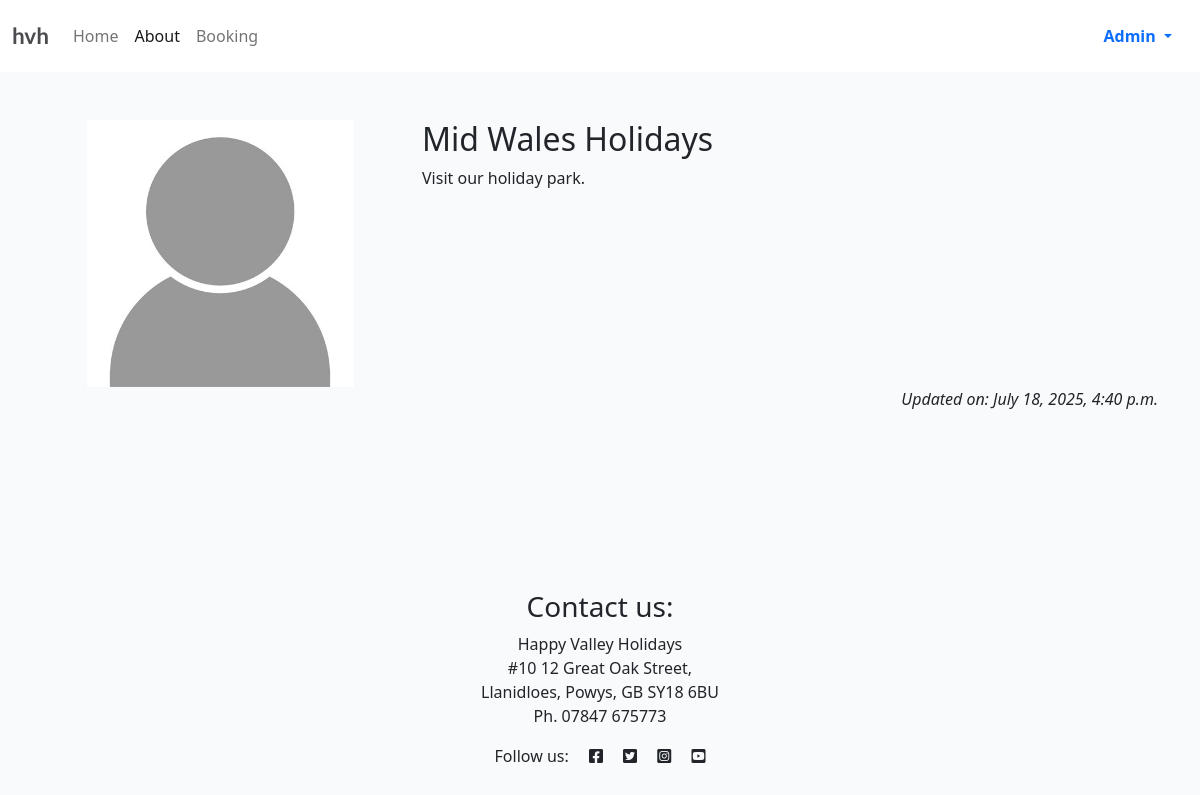
The page /about/ (signed in) on the database its author committed.
### about/models.py (models this page shows, shortened)
class About(models.Model):
    title = models.CharField(max_length=200)
    updated_on = models.DateTimeField(auto_now=True)
    profile_image = models.ImageField(upload_to='about/images', blank=True,
                                      null=True, default='placeholder')
    content = models.TextField()

### about/views.py (the view)
# urls.py: path('', views.about_me, name='about'),
def about_me(request):
    about = About.objects.all().order_by('-updated_on').first()
    return render(
        request,
        "about/about.html",
        {"about": about},
    )

### about/templates/about/about.html
{% extends 'base.html' %}
{% load static %}
{% block content %}
<div class="container mt-5">
    <div class="row">
        <div class="col-4 text-center">
            {% if "placeholder" in about.profile_image.url %}
            <img src="{% static 'images/nobody.jpg' %}"  width="75%" class="profile-image" alt="{{ about.title }}">
            {% else %}
            <img src="{{ about.profile_image.url }}"  width="75%" class="profile-image" alt="{{ about.title }}">
            {% endif %}
        </div>
        <div class="col-8">
      <h2>{{ about.title }}</h2>
      {{ about.content | safe }}
    </div>
    </div>
    <div class="row">
        <div class="col text-right">
            <p class="text-end"><em>Updated on: {{ about.updated_on }}</em></p>
        </div>
      </div>
</div>
{% endblock content %}

### templates/base.html (shortened to what this page needs)
{% load static %}
{% url 'home' as home_url %}
{% url 'about' as about_url %}
{% url 'account_login' as login_url %}
{% url 'account_signup' as signup_url %}
{% url 'account_logout' as logout_url %}
<!DOCTYPE html>
<html class="h-100" lang="en">
<head>
    <link rel="stylesheet" href="https://cdnjs.cloudflare.com/ajax/libs/font-awesome/5.15.3/css/all.min.css">
    <link href="https://cdn.jsdelivr.net/npm/bootstrap@5.0.1/dist/css/bootstrap.min.css" rel="stylesheet"
>
    <link rel="stylesheet" href="{% static 'css/style.css' %}">
</head>
<body class="d-flex flex-column h-100 main-bg">
    <nav class="navbar navbar-expand-lg navbar-light bg-white">
        <div class="container-fluid">
            <a class="navbar-brand" href="{% url 'home' %}"><span class="brand">hvh</span></a>
            <div class="collapse navbar-collapse" id="navbarText">
                <ul class="navbar-nav me-auto mb-2 mb-lg-0">
                    <li class="nav-item">
                        <a class="nav-link {% if request.path == home_url %}active{% endif %}" aria-current="page"
                            href="{% url 'home' %}">Home</a>
                    </li>
                    <li class="nav-item">
                        <a
                            class="nav-link
                            {% if request.path == about_url %}active{%endif%}"
                            aria-current="page"
                            href="{% url 'about' %}"
                            >About</a
                        >
                    </li>
                    {% if user.is_authenticated %}
                        <li class="nav-item">
                            <a class="nav-link" href="{% url 'bookings:reservation_new' %}">Booking</a>
                        </li>
                    {% endif %}
                </ul>
                <span class="navbar-text text-muted">
                    {% if user.is_authenticated %}
                        <div class="nav-item dropdown">
                            <a class="nav-link dropdown-toggle text-primary" href="#" id="userDropdown" role="button" data-bs-toggle="dropdown" aria-expanded="false">
                                <strong>{{ user.get_username }}</strong>
                            </a>
                        </div>
                    {% else %}
                        <a class="nav-link {% if request.path == login_url %}active{% endif %}" aria-current="page" href="{% url 'account_login' %}"><strong class="text-primary">Login/Sign Up</strong></a>
                    {% endif %}
                </span>
            </div>
        </div>
    </nav>
    <div aria-live="polite" aria-atomic="true" class="position-fixed top-0 end-0 p-3" style="z-index: 1055;">
    </div>
    <main class="flex-shrink-0 main-bg">
    {% block content %}{% endblock content %}
</main>
<footer class="footer mt-auto py-3 white-bg">
  <h3 class="text-center">Contact us:</h3>
  <address class="text-center">
    Happy Valley Holidays<br />
    #10 12 Great Oak Street,<br />
    Llanidloes, Powys, GB SY18 6BU<br />
    Ph. 07847 675773
  </address>
  <p class="text-center">
    Follow us:
    <i class="fab fa-facebook-square ms-3"></i>
    <i class="fab fa-twitter-square ms-3"></i>
    <i class="fab fa-instagram-square ms-3"></i>
    <i class="fab fa-youtube-square ms-3"></i>
  </p>
</footer>
    <link rel="stylesheet"
          href="https://cdn.jsdelivr.net/npm/flatpickr/dist/flatpickr.min.css">
</body>
</html>

### static/css/style.css (style rules this page uses)
body { background-color: #F9FAFC; }
.brand { font-family: Lato, sans-serif; font-size: 1.4rem; font-weight: 700; color: #4A4A4F; }
.main-bg { background-color: #F9FAFC; }
html { scroll-behavior: smooth; }

### templates/base.html (style rules this page uses)
html { scroll-behavior: smooth; }

### rows shown on the page
About: profile_image (picture), title "Mid Wales Holidays", content "Visit our holiday park.", updated_on "July 18, 2025, 4:40 p.m."

### other values the page prints
{{ user.get_username }} "Admin"
